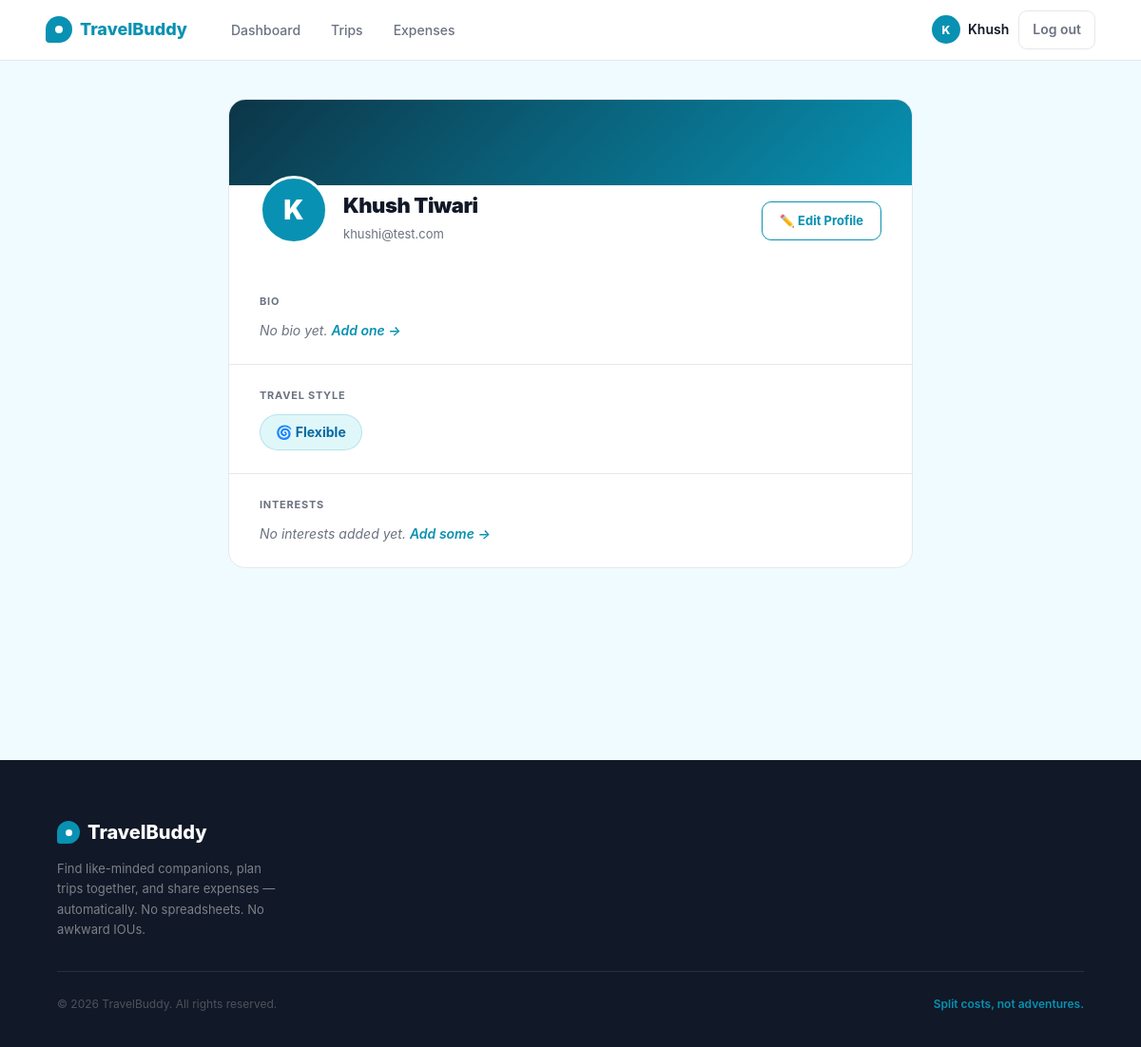
/profile (signed in), run on an earlier commit of the app's database.
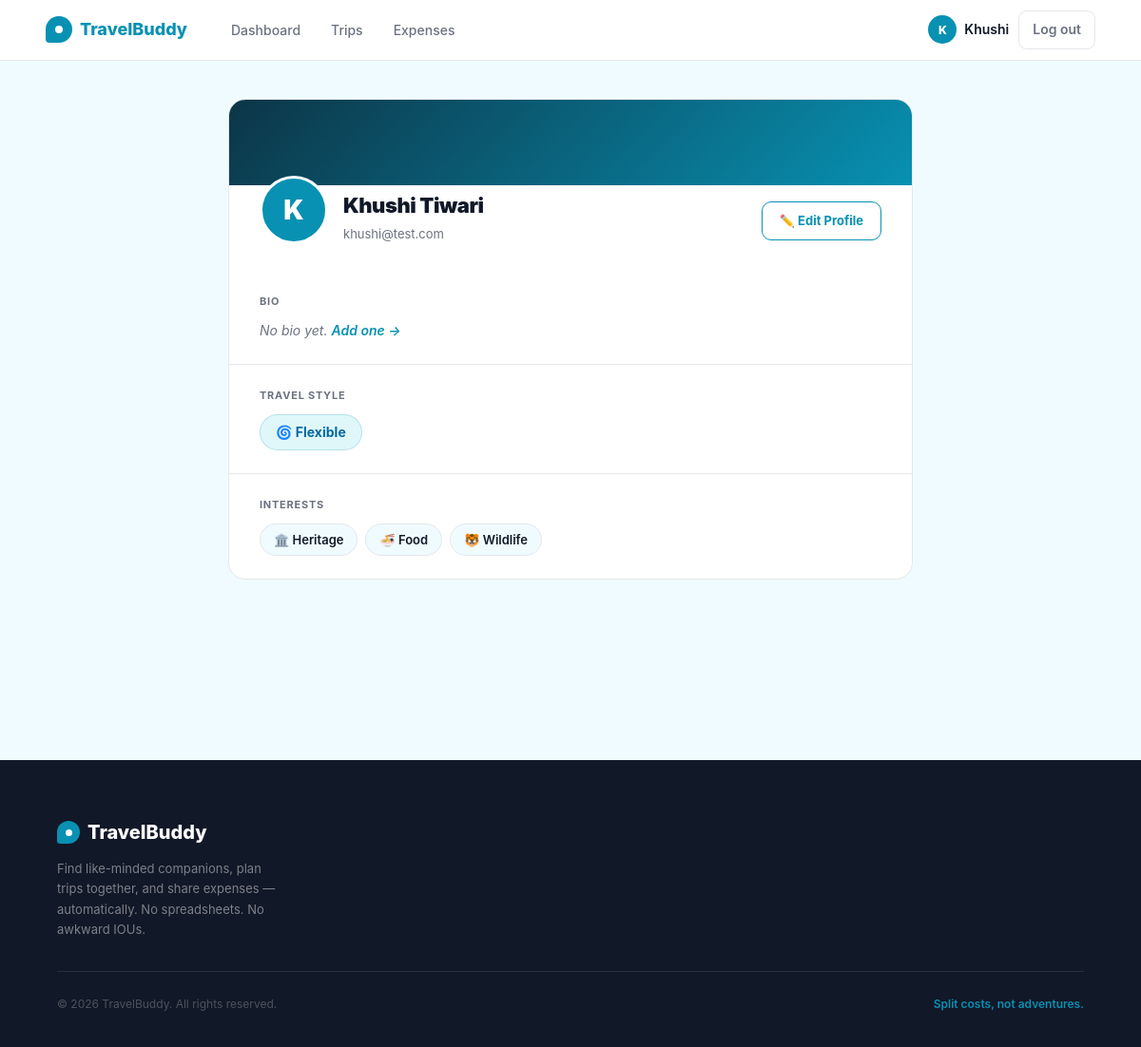
And on a later commit of the database.
### app/models.py (models this page shows, shortened)
class User(db.Model, UserMixin):
    __tablename__ = 'users'
    id             = db.Column(db.Integer, primary_key=True)
    name           = db.Column(db.String(100), nullable=False)
    email          = db.Column(db.String(150), unique=True, nullable=False)
    password_hash  = db.Column(db.String(255), nullable=False)
    travel_style   = db.Column(db.String(50), default='flexible')
    bio            = db.Column(db.Text, default='')
    interests      = db.Column(db.String(255), default='')
    phone          = db.Column(db.String(20), default='')
    created_at     = db.Column(db.DateTime, default=lambda: datetime.now(timezone.utc))
    def interests_list(self):
        return [i.strip() for i in self.interests.split(',') if i.strip()] if self.interests else []
    owned_trips    = db.relationship('Trip', back_populates='owner', lazy='dynamic')
    memberships    = db.relationship('TripMember', back_populates='user', lazy='dynamic')
    expenses_paid  = db.relationship('Expense', back_populates='paid_by', lazy='dynamic')

### app/profile/routes.py (the view)
@profile.route('/profile')
@login_required
def view():
    return render_template('profile/view.html')

### app/models.py (called while the page is built)
@login_manager.user_loader
def load_user(user_id):
    return db.session.get(User, int(user_id))

### app/templates/profile/view.html (shortened to what this page needs)
{% extends "base.html" %}
{% block content %}
<div class="profile-page">
  <div class="profile-inner">
    <div class="profile-card">
      <div class="profile-cover"></div>
      <div class="profile-identity">
        <div style="display:flex;align-items:flex-end;gap:16px;flex-wrap:wrap;">
          <div class="profile-avatar">{{ current_user.name[0].upper() }}</div>
          <div class="profile-name-block">
            <div class="profile-name">{{ current_user.name }}</div>
            <div class="profile-email">{{ current_user.email }}</div>
          </div>
        </div>
        <a href="{{ url_for('profile.edit') }}" class="btn-edit">✏️ Edit Profile</a>
      </div>
      <div class="profile-section">
        <div class="section-label">Bio</div>
        {% if current_user.bio %}
          <p class="bio-text">{{ current_user.bio }}</p>
        {% else %}
          <p class="bio-empty">No bio yet. <a href="{{ url_for('profile.edit') }}" style="color:var(--green);font-weight:600;">Add one →</a></p>
        {% endif %}
      </div>
      <div class="profile-section">
        <div class="section-label">Travel Style</div>
        {% set style_icons = {
          'adventurous': '🧗',
          'relaxed':     '🏖️',
          'budget':      '💰',
          'flexible':    '🌀'
        } %}
        <span class="style-badge">
          {{ style_icons.get(current_user.travel_style, '🌀') }}
          {{ current_user.travel_style | capitalize }}
        </span>
      </div>
      <div class="profile-section">
        <div class="section-label">Interests</div>
        {% set interest_icons = {
          'Mountains':  '⛰️',
          'Beaches':    '🏖️',
          'Heritage':   '🏛️',
          'Food':       '🍜',
          'Wildlife':   '🐯',
          'Road Trips': '🚗'
        } %}
        {% if current_user.interests_list() %}
          <div class="interests-list">
            {% for interest in current_user.interests_list() %}
              <span class="interest-tag">
                {{ interest_icons.get(interest, '✨') }} {{ interest }}
              </span>
            {% endfor %}
          </div>
        {% else %}
          <p class="no-interests">No interests added yet. <a href="{{ url_for('profile.edit') }}" style="color:var(--green);font-weight:600;">Add some →</a></p>
        {% endif %}
      </div>
    </div>
  </div>
</div>
{% endblock %}

### app/templates/base.html (shortened to what this page needs)
<!DOCTYPE html>
<html lang="en">
<head>
</head>
<body>
<nav>
  <a href="{{ url_for('main.home') }}" class="logo">
    <div class="logo-icon"></div>
    TravelBuddy
  </a>
  {% if current_user.is_authenticated %}
    <ul class="nav-links">
      <li><a href="{{ url_for('dashboard.index') }}" {% if request.endpoint == 'dashboard.index' %}class="active"{% endif %}>Dashboard</a></li>
      <li><a href="{{ url_for('trips.index') }}" {% if request.endpoint and request.endpoint.startswith('trips.') %}class="active"{% endif %}>Trips</a></li>
      <li><a href="{{ url_for('expenses.my_expenses') }}" {% if request.endpoint == 'expenses.my_expenses' %}class="active"{% endif %}>Expenses</a></li>
    </ul>
    <div class="nav-right">
      <div class="nav-user">
        <div class="nav-avatar">{{ current_user.name[0].upper() }}</div>
        <a href="{{ url_for('profile.view') }}" style="color:inherit;">{{ current_user.name.split()[0] }}</a>
      </div>
      <a href="{{ url_for('auth.logout') }}" class="btn-logout">Log out</a>
    </div>
  {% endif %}
</nav>
{% block content %}{% endblock %}
<footer>
  <div class="footer-inner">
    <div class="footer-top">
      <div class="footer-brand">
        <div class="footer-logo">
          <div class="footer-logo-icon"></div>
          TravelBuddy
        </div>
        <p>Find like-minded companions, plan trips together, and share expenses — automatically. No spreadsheets. No awkward IOUs.</p>
      </div>
    </div>
    <div class="footer-bottom">
      <p class="footer-copy">© 2026 TravelBuddy. All rights reserved.</p>
      <p class="footer-tagline-bottom">Split costs, not adventures.</p>
    </div>
  </div>
</footer>
</body>
</html>

What changed in the data, as far as the page shows it:
changed User "Flexible": name "Khush" → "Khushi"; name "Khush Tiwari" → "Khushi Tiwari"; interests empty → "Heritage,Food,Wildlife" (drawn)
Also different on the page:
new list line: "🏛️ Heritage"
new list line: "🍜 Food"
new list line: "🐯 Wildlife"
text no longer shown: "No interests added yet. Add some →"
